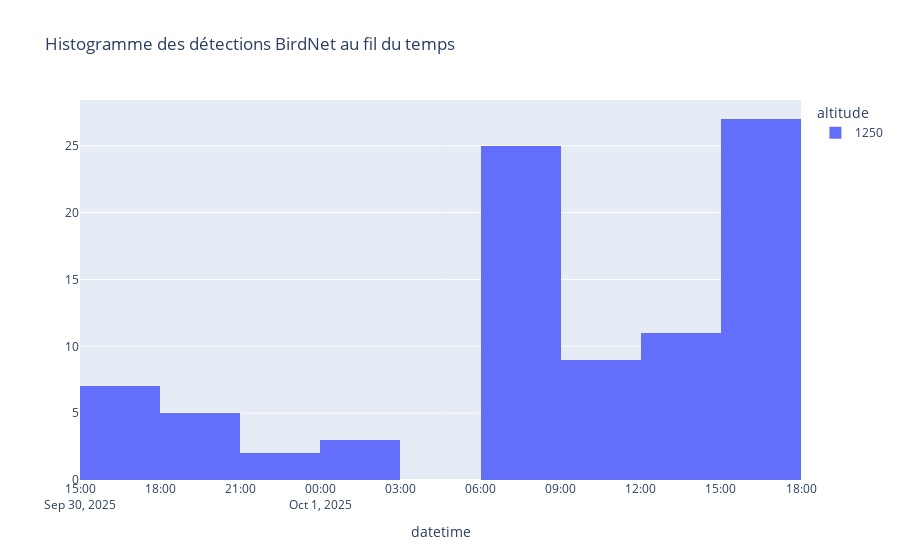

The notebook cell saved with this chart:
### Markdown cell above
### Basic plot

### Code cell
fig = px.histogram(
    df_detection,
    x='datetime',
    color='altitude',
    # nbins=50,
    title='Histogramme des détections BirdNet au fil du temps',
    barmode='group', 
    histnorm=''
)

fig.show()
